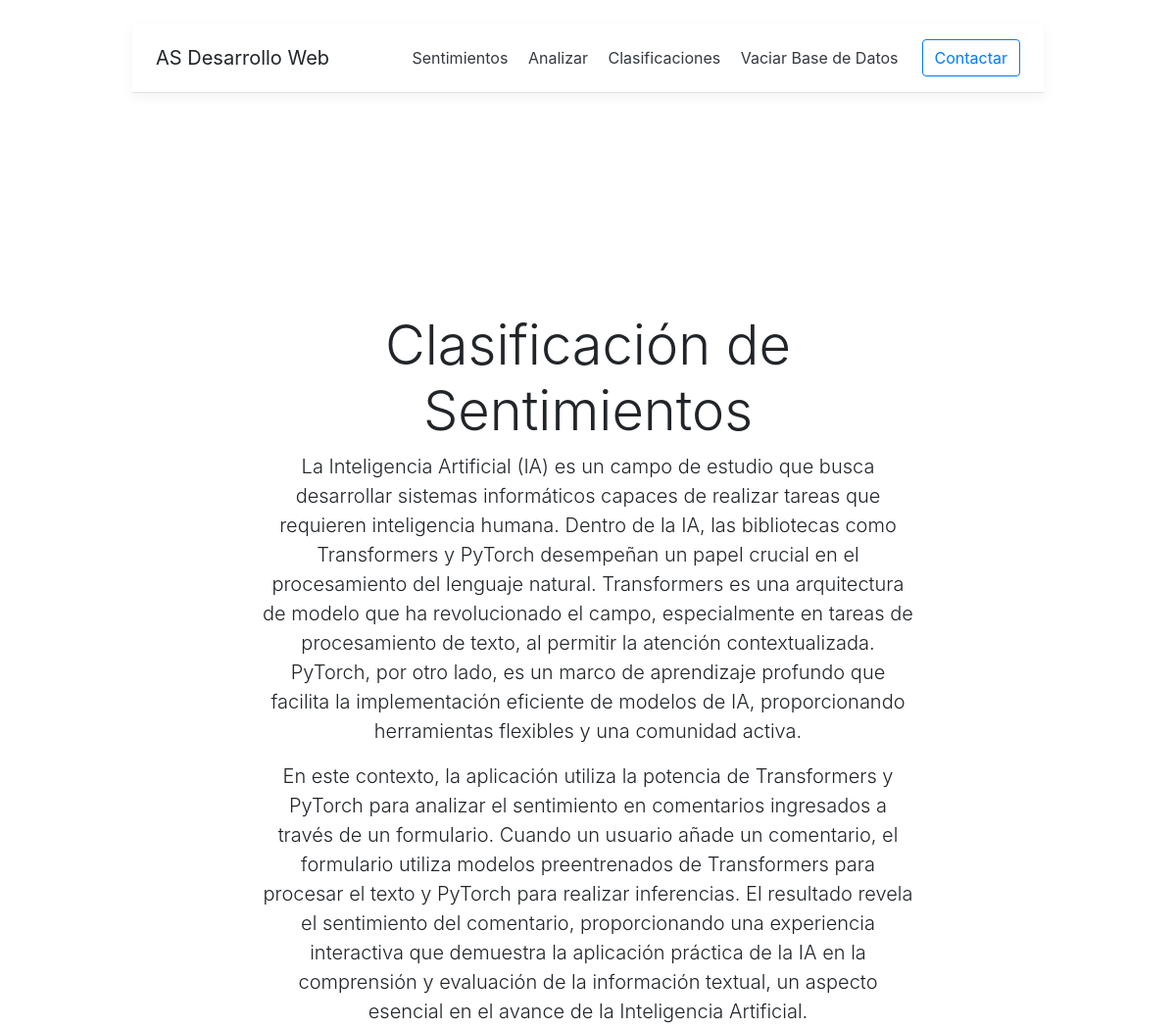
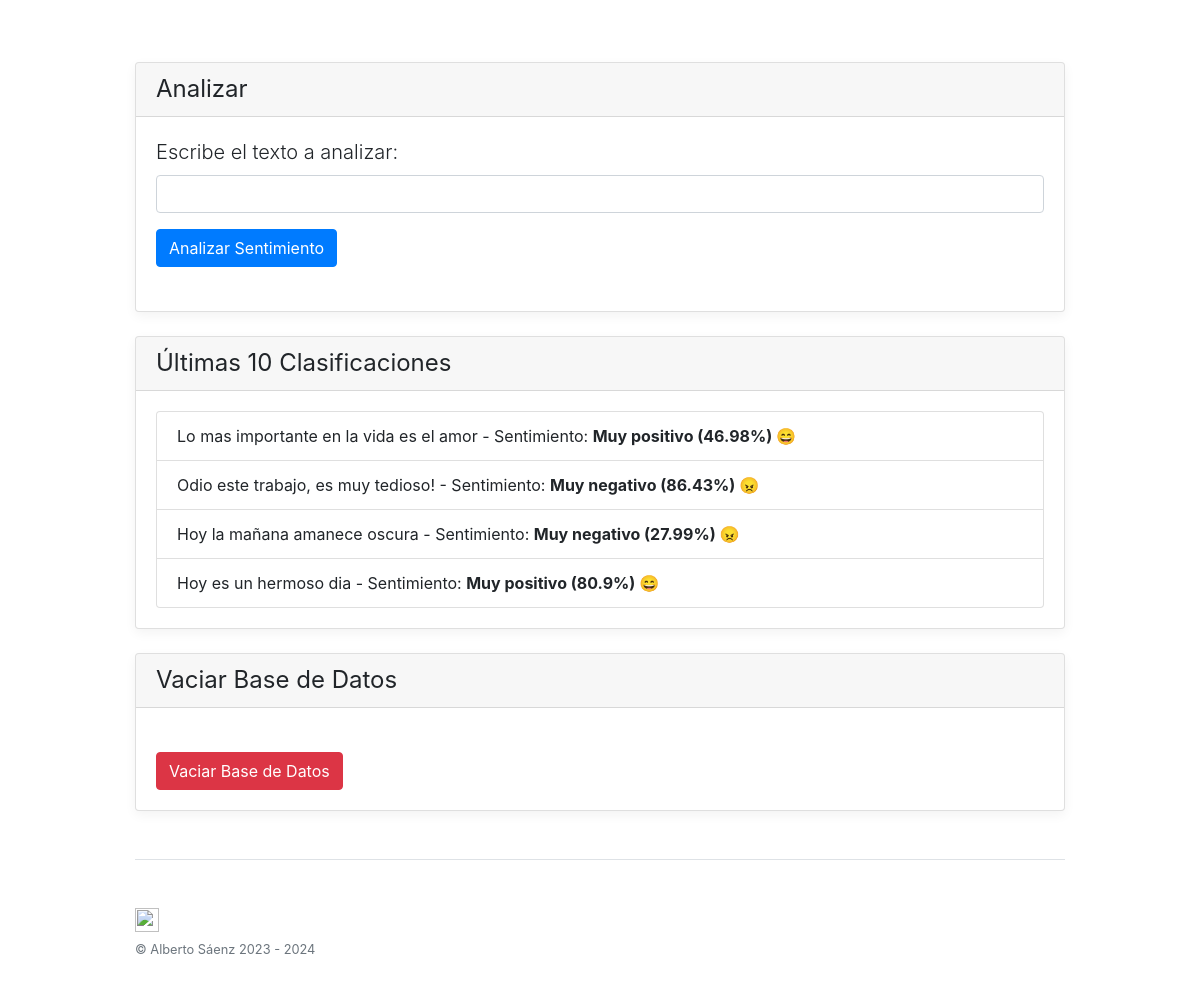
The page / on the database its author committed (2 pictures, top to bottom).
### tables this page shows
CREATE TABLE clasificaciones (
        id INTEGER PRIMARY KEY AUTOINCREMENT,
        texto TEXT NOT NULL,
        probabilidad REAL NOT NULL,
        sentimiento TEXT NOT NULL
    );

### app/routes.py (the view, shortened to what this page needs)
@app.route('/', methods=['GET', 'POST'])
def index():
    cursor.execute('SELECT texto, probabilidad, sentimiento FROM clasificaciones ORDER BY id DESC LIMIT 10')
    clasificaciones = cursor.fetchall()
    return render_template('index.html', clasificaciones=clasificaciones)

### app/templates/index.html (shortened to what this page needs)
<!DOCTYPE html>
<html lang="en">
<head>
    <link rel="stylesheet" href="https://maxcdn.bootstrapcdn.com/bootstrap/4.0.0/css/bootstrap.min.css">
      <link href="style.css" rel="stylesheet">
</head>
<body>
<div class="container mt-4">
    <div class="d-flex flex-column flex-md-row align-items-center p-3 px-md-4 mb-3 bg-white border-bottom box-shadow">
        <h5 class="my-0 mr-md-auto font-weight-normal">AS Desarrollo Web</h5>
        <nav class="my-2 my-md-0 mr-md-3">
          <a class="p-2 text-dark" href="#sentimientos">Sentimientos</a>
          <a class="p-2 text-dark" href="#analizar">Analizar</a>
          <a class="p-2 text-dark" href="#clasificaciones">Clasificaciones</a>
          <a class="p-2 text-dark" href="#vaciar">Vaciar Base de Datos</a>
        </nav>
        <a class="btn btn-outline-primary" href="https://albertosaenz.com/" target="_blank">Contactar</a>
    </div>
    <div class="container-fluid">
        <div class="jumbotron" id="first" style="background: url(https://cdn.pixabay.com/photo/2020/10/15/10/22/network-5656534_1280.jpg) no-repeat center center fixed; -webkit-background-size: cover; -moz-background-size: cover; -o-background-size: cover; background-size: cover;">
        </div>
    </div>
    <div class="pricing-header px-3 py-3 pt-md-5 pb-md-4 mx-auto text-center">
        <h1 class="display-4" id="sentimientos">Clasificación de Sentimientos</h1>
        <p class="lead">La Inteligencia Artificial (IA) es un campo de estudio que busca desarrollar sistemas informáticos capaces de realizar tareas que requieren inteligencia humana. Dentro de la IA, las bibliotecas como Transformers y PyTorch desempeñan un papel crucial en el procesamiento del lenguaje natural. Transformers es una arquitectura de modelo que ha revolucionado el campo, especialmente en tareas de procesamiento de texto, al permitir la atención contextualizada. PyTorch, por otro lado, es un marco de aprendizaje profundo que facilita la implementación eficiente de modelos de IA, proporcionando herramientas flexibles y una comunidad activa.</p>
        <p class="lead">En este contexto, la aplicación utiliza la potencia de Transformers y PyTorch para analizar el sentimiento en comentarios ingresados a través de un formulario. Cuando un usuario añade un comentario, el formulario utiliza modelos preentrenados de Transformers para procesar el texto y PyTorch para realizar inferencias. El resultado revela el sentimiento del comentario, proporcionando una experiencia interactiva que demuestra la aplicación práctica de la IA en la comprensión y evaluación de la información textual, un aspecto esencial en el avance de la Inteligencia Artificial.</p>
    </div>
</div>
<div class="container mt-4">
        <div class="card mb-4 box-shadow">
            <div class="card-header">
            <h4 class="my-0 font-weight-normal" id="analizar">Analizar</h4>
            </div>
        <div class="card-body">
            <form method="post" class="mb-4">
                <div class="form-group">
                    <p class="lead">
                    <label for="texto">Escribe el texto a analizar:</label>
                    <input type="text" name="texto" class="form-control" required>
                    </p>
                </div>
                <button type="submit" class="btn btn-primary">Analizar Sentimiento</button>
            </form>
        </div>
        </div>
        <div class="card mb-4 box-shadow">
            <div class="card-header">
              <h4 class="my-0 font-weight-normal" id="clasificaciones">Últimas 10 Clasificaciones</h4>
            </div>
            <div class="card-body">
                <ul class="list-group">
                    {% for clasificacion in clasificaciones %}
                        <li class="list-group-item">
                            {{ clasificacion[0] }} - Sentimiento:
                            <strong>{{ clasificacion[2] }} ({{ clasificacion[1] }}%) </strong>
                            {% if clasificacion[2] == "Muy negativo" %}
                                😠
                            {% elif clasificacion[2] == "Negativo" %}
                                😢
                            {% elif clasificacion[2] == "Neutral" %}
                                😐
                            {% elif clasificacion[2] == "Positivo" %}
                                😊
                            {% elif clasificacion[2] == "Muy positivo" %}
                                😄
                            {% endif %}
                        </li>
                    {% endfor %}
                </ul>
            </div>
          </div>
          <div class="card mb-4 box-shadow">
            <div class="card-header">
              <h4 class="my-0 font-weight-normal" id="vaciar">Vaciar Base de Datos</h4>
            </div>
            <div class="card-body">
                <form method="post" action="/vaciar_bd" class="mt-4">
                    <button type="submit" class="btn btn-danger">Vaciar Base de Datos</button>
                </form>
            </div>
          </div>
</div>
<div class="container mt-4">
<footer class="pt-4 my-md-5 pt-md-5 border-top">
    <div class="row">
      <div class="col-12 col-md">
        <a href="https://albertosaenz.com/" target="_blank"><img class="mb-2" src="https://albertosaenz.com/static/assets/img/favicon-32x32.png" alt="" width="24" height="24"></a>
        <small class="d-block mb-3 text-muted">&copy; Alberto Sáenz 2023 - 2024</small>
      </div>
    </div>
  </footer>
</div>
</body>
</html>

### app/templates/style.css (style rules this page uses)
html { font-size: 14px; }
@media (min-width: 768px) { html { font-size: 16px; } }
.container { max-width: 960px; }
.pricing-header { max-width: 700px; }
.border-top { border-top: 1px solid #e5e5e5; }
.border-bottom { border-bottom: 1px solid #e5e5e5; }
.box-shadow { box-shadow: 0 .25rem .75rem rgba(0, 0, 0, .05); }

### rows shown on the page
clasificaciones: texto "Lo mas importante en la vida es el amor", sentimiento "Muy positivo", probabilidad "46.98"
clasificaciones: texto "Odio este trabajo, es muy tedioso!", sentimiento "Muy negativo", probabilidad "86.43"
clasificaciones: texto "Hoy la mañana amanece oscura", sentimiento "Muy negativo", probabilidad "27.99"
clasificaciones: texto "Hoy es un hermoso dia", sentimiento "Muy positivo", probabilidad "80.9"
